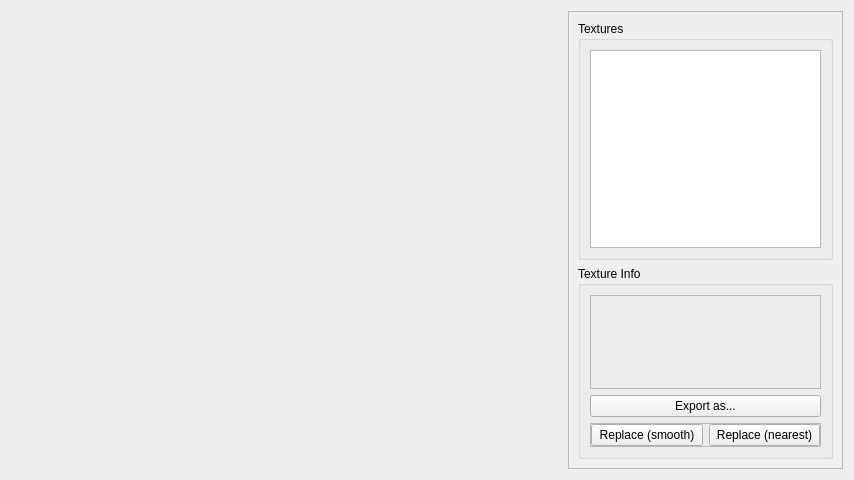
<?xml version="1.0" encoding="UTF-8"?>
<ui version="4.0">
 <class>TextureDBViewer</class>
 <widget class="QWidget" name="TextureDBViewer">
  <property name="geometry">
   <rect>
    <x>0</x>
    <y>0</y>
    <width>854</width>
    <height>480</height>
   </rect>
  </property>
  <property name="windowTitle">
   <string>Form</string>
  </property>
  <property name="windowIcon">
   <iconset resource="resources.qrc">
    <normaloff>:/tex_icon.png</normaloff>:/tex_icon.png</iconset>
  </property>
  <layout class="QHBoxLayout" name="horizontalLayout" stretch="2,1">
   <item>
    <widget class="QLabel" name="texWidget">
     <property name="sizePolicy">
      <sizepolicy hsizetype="Minimum" vsizetype="Minimum">
       <horstretch>1</horstretch>
       <verstretch>1</verstretch>
      </sizepolicy>
     </property>
     <property name="minimumSize">
      <size>
       <width>1</width>
       <height>1</height>
      </size>
     </property>
     <property name="sizeIncrement">
      <size>
       <width>1</width>
       <height>1</height>
      </size>
     </property>
     <property name="baseSize">
      <size>
       <width>1</width>
       <height>1</height>
      </size>
     </property>
     <property name="autoFillBackground">
      <bool>false</bool>
     </property>
     <property name="text">
      <string/>
     </property>
     <property name="scaledContents">
      <bool>false</bool>
     </property>
    </widget>
   </item>
   <item>
    <widget class="QFrame" name="infoFrame">
     <property name="frameShape">
      <enum>QFrame::StyledPanel</enum>
     </property>
     <property name="frameShadow">
      <enum>QFrame::Raised</enum>
     </property>
     <layout class="QVBoxLayout" name="verticalLayout">
      <item>
       <widget class="QGroupBox" name="textureGroup">
        <property name="title">
         <string>Textures</string>
        </property>
        <layout class="QVBoxLayout" name="verticalLayout_2">
         <item>
          <widget class="QListView" name="texList"/>
         </item>
        </layout>
       </widget>
      </item>
      <item>
       <widget class="QGroupBox" name="texInfoGroup">
        <property name="title">
         <string>Texture Info</string>
        </property>
        <layout class="QVBoxLayout" name="verticalLayout_3">
         <item>
          <widget class="QFrame" name="texInfoFrame">
           <property name="frameShape">
            <enum>QFrame::StyledPanel</enum>
           </property>
           <property name="frameShadow">
            <enum>QFrame::Raised</enum>
           </property>
           <layout class="QGridLayout" name="gridLayout">
            <item row="2" column="0">
             <widget class="QLabel" name="pixelSizeLabel">
              <property name="text">
               <string/>
              </property>
             </widget>
            </item>
            <item row="0" column="0">
             <widget class="QLabel" name="clutFbPosLabel">
              <property name="text">
               <string/>
              </property>
             </widget>
            </item>
            <item row="1" column="0">
             <widget class="QLabel" name="pixelFbPosLabel">
              <property name="text">
               <string/>
              </property>
             </widget>
            </item>
            <item row="3" column="0">
             <widget class="QLabel" name="pixelModeLabel">
              <property name="text">
               <string/>
              </property>
             </widget>
            </item>
           </layout>
          </widget>
         </item>
         <item>
          <widget class="QPushButton" name="exportBtn">
           <property name="text">
            <string>Export as...</string>
           </property>
          </widget>
         </item>
         <item>
          <widget class="QFrame" name="replaceFrame">
           <property name="frameShape">
            <enum>QFrame::StyledPanel</enum>
           </property>
           <property name="frameShadow">
            <enum>QFrame::Raised</enum>
           </property>
           <layout class="QHBoxLayout" name="horizontalLayout_2">
            <property name="leftMargin">
             <number>0</number>
            </property>
            <property name="topMargin">
             <number>0</number>
            </property>
            <property name="rightMargin">
             <number>0</number>
            </property>
            <property name="bottomMargin">
             <number>0</number>
            </property>
            <item>
             <widget class="QPushButton" name="replaceSBtn">
              <property name="text">
               <string>Replace (smooth)</string>
              </property>
             </widget>
            </item>
            <item>
             <widget class="QPushButton" name="replaceNBtn">
              <property name="text">
               <string>Replace (nearest)</string>
              </property>
             </widget>
            </item>
           </layout>
          </widget>
         </item>
        </layout>
       </widget>
      </item>
     </layout>
    </widget>
   </item>
  </layout>
 </widget>
 <resources>
  <include location="resources.qrc"/>
 </resources>
 <connections/>
</ui>
